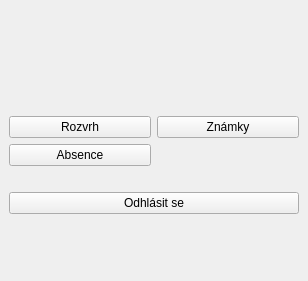
<?xml version="1.0" encoding="UTF-8"?>
<ui version="4.0">
 <class>selectorWindow</class>
 <widget class="QMainWindow" name="selectorWindow">
  <property name="geometry">
   <rect>
    <x>0</x>
    <y>0</y>
    <width>308</width>
    <height>281</height>
   </rect>
  </property>
  <property name="sizePolicy">
   <sizepolicy hsizetype="Fixed" vsizetype="Fixed">
    <horstretch>0</horstretch>
    <verstretch>0</verstretch>
   </sizepolicy>
  </property>
  <property name="windowTitle">
   <string>StudentUI</string>
  </property>
  <widget class="QWidget" name="centralwidget">
   <layout class="QGridLayout" name="gridLayout_2">
    <item row="0" column="0">
     <layout class="QVBoxLayout" name="verticalLayout_4">
      <item>
       <layout class="QVBoxLayout" name="verticalLayout" stretch="0,0">
        <item>
         <widget class="QLabel" name="labelNameClass">
          <property name="text">
           <string/>
          </property>
         </widget>
        </item>
        <item>
         <widget class="QLabel" name="labelSchool">
          <property name="text">
           <string/>
          </property>
         </widget>
        </item>
       </layout>
      </item>
      <item>
       <layout class="QGridLayout" name="gridLayout">
        <item row="0" column="0">
         <widget class="QPushButton" name="pushTimetable">
          <property name="text">
           <string>Rozvrh</string>
          </property>
         </widget>
        </item>
        <item row="0" column="1">
         <widget class="QPushButton" name="pushGrades">
          <property name="text">
           <string>Známky</string>
          </property>
         </widget>
        </item>
        <item row="1" column="0">
         <widget class="QPushButton" name="pushAbsence">
          <property name="text">
           <string>Absence</string>
          </property>
         </widget>
        </item>
       </layout>
      </item>
      <item>
       <layout class="QVBoxLayout" name="verticalLayout_3">
        <item>
         <spacer name="verticalSpacer">
          <property name="orientation">
           <enum>Qt::Vertical</enum>
          </property>
          <property name="sizeType">
           <enum>QSizePolicy::Fixed</enum>
          </property>
          <property name="sizeHint" stdset="0">
           <size>
            <width>20</width>
            <height>20</height>
           </size>
          </property>
         </spacer>
        </item>
        <item>
         <widget class="QPushButton" name="pushLogout">
          <property name="text">
           <string>Odhlásit se</string>
          </property>
         </widget>
        </item>
        <item>
         <layout class="QVBoxLayout" name="verticalLayout_2">
          <item>
           <layout class="QHBoxLayout" name="horizontalLayout">
            <item>
             <spacer name="horizontalSpacer">
              <property name="orientation">
               <enum>Qt::Horizontal</enum>
              </property>
              <property name="sizeHint" stdset="0">
               <size>
                <width>40</width>
                <height>20</height>
               </size>
              </property>
             </spacer>
            </item>
            <item>
             <widget class="QLabel" name="labelSUIVersion">
              <property name="text">
               <string/>
              </property>
             </widget>
            </item>
           </layout>
          </item>
          <item>
           <layout class="QHBoxLayout" name="horizontalLayout_2">
            <item>
             <spacer name="horizontalSpacer_2">
              <property name="orientation">
               <enum>Qt::Horizontal</enum>
              </property>
              <property name="sizeHint" stdset="0">
               <size>
                <width>40</width>
                <height>20</height>
               </size>
              </property>
             </spacer>
            </item>
            <item>
             <widget class="QLabel" name="labelBakalibVersion">
              <property name="text">
               <string/>
              </property>
             </widget>
            </item>
           </layout>
          </item>
         </layout>
        </item>
       </layout>
      </item>
     </layout>
    </item>
   </layout>
  </widget>
 </widget>
 <resources/>
 <connections/>
</ui>
